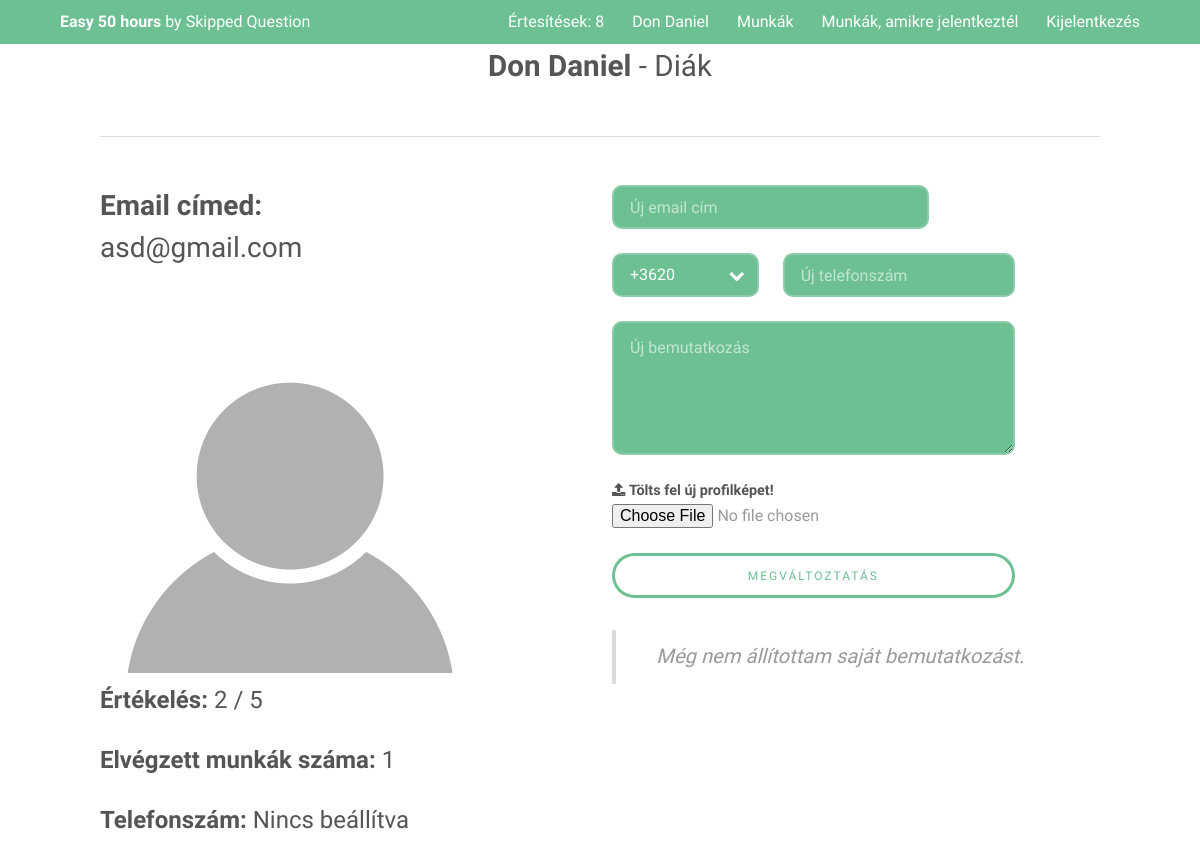
/Profile.php?id=2 (signed in), run on the app's committed database.
### tables this page shows
CREATE TABLE IF NOT EXISTS `felhasznalok` (
  `id` int(11) NOT NULL AUTO_INCREMENT,
  `keresztnev` varchar(255) NOT NULL,
  `vezeteknev` varchar(255) NOT NULL,
  `email` varchar(255) NOT NULL,
  `jelszo` varchar(255) NOT NULL,
  `email_megerosito` varchar(255) NOT NULL,
  `profil_kep_allapot` int(11) NOT NULL DEFAULT '0',
  `felhasznalo_tipus` tinyint(4) NOT NULL,
  `telefonszam` varchar(50) DEFAULT NULL,
  `facebook_id` varchar(255) DEFAULT NULL,
  `bemutatkozas` text,
  `iskola_id` int(11) DEFAULT NULL,
  `diakigazolvany_szam` varchar(255) DEFAULT NULL,
  `oraszam` int(11) DEFAULT NULL,
  PRIMARY KEY (`id`),
  KEY `iskola_id` (`iskola_id`)
);

### Classes/Dbh.php (called while the page is built, shortened)
<?php
class Dbh{
    public function connect(){
        $this->dbServername = "localhost";
        $this->dbUsername = "root";
        $this->password = "";
        $this->dbName = "code4good";
        $this->charset = "utf8mb4";
        try{
        $dsn = 'mysql:host='.$this->dbServername.';dbname='.$this->dbName.';charset='.$this->charset;
        $pdo = new PDO($dsn , $this->dbUsername , $this->password);
        $pdo->setAttribute(PDO::ATTR_ERRMODE, PDO::ERRMODE_EXCEPTION);
        return $pdo;
        }
        catch(PDOException $e){
            echo 'Connection failed: '.$e->getMessage();
        }
    }
}

### Classes/Person.php (called while the page is built, shortened)
<?php
abstract class Person extends Dbh{
    public $id;
    public $hasProfileImage;
    public function setId($id){
        $this->id = $id;
    }
    public function setFirstName($firstName){
        $this->firstName = $firstName;
    }
    public function setLastName($lastName){
        $this->lastName = $lastName;
    }
    public function setEmail($email){
        $this->email = $email;
    }
    public function sethasProfileImage($hasProfileImage){
        if($hasProfileImage == '1'){
            $this->hasProfileImage = TRUE;
        }
        else{
            $this->hasProfileImage = FALSE;
        }
    }
    public function setProfileImageName(){
        if($this->hasProfileImage){
            $profileImageName = "./Uploads/Images/profile*";
            $profileImageInfo = glob($profileImageName);
            $profileImageExt = explode('.', $profileImageInfo[0]);
            $profileImageActualExt = $profileImageExt[2];
            $profileImageName = "profile".$this->id.".".$profileImageActualExt;
            $this->profileImageName = $profileImageName;
        }
        else{
            $this->profileImageName = "default_profile_image.png";
        }
    }
    public function setUserType($userType){
        $this->userType = $userType;
    }
    public function setAllFromDB(){
        $sqlPerson = $this->connect()->prepare("SELECT * FROM felhasznalok WHERE id = ? ;");
        $sqlPerson->execute([$this->id]);
        $person = $sqlPerson->fetch();
        return $person;
    }
    public static function createPerson($id){
        $pdo = new Dbh;
        $sqlUserType = $pdo->connect()->prepare("SELECT felhasznalo_tipus FROM felhasznalok WHERE id = ? ;");
        $sqlUserType->execute([$id]);
        $userType = $sqlUserType->fetch();
        if($userType['felhasznalo_tipus'] === '0'){
            $student = new Student;
            $student->setId($id);
            return $student;
        }
        else if($userType['felhasznalo_tipus'] === '1'){
            $employer = new Employer;
            $employer->setId($id);
            return $employer;
        }
    }
}

### Classes/Student.php (called while the page is built, shortened)
<?php
class Student extends Person{
    public function setAllFromDB(){
        $person = parent::setAllFromDB();
    }
}

### Classes/Rating.php (called while the page is built, shortened)
<?php
class Rating extends Dbh{
    public $id;
    public function setId($id){
        $this->id = $id;
    }
    public function setAllFromDB(){
        $sqlRate = $this->connect()->prepare("SELECT * FROM ertekelesek WHERE id = ?;");
        $sqlRate->execute([$this->id]);
        $rate = $sqlRate->fetch();
        $this->value = $rate['ertekeles'];
    }
}

### Profile.php (the view, shortened to what this page needs)
<?php
include_once 'Header.php';
include_once 'Classes/Rating.php';
$profileId=$_GET['id'];
$visitedUser = Person::createPerson($profileId);
$visitedUser->setAllFromDB();
$visitedUser->setRatingIdsFromDB();
$isProfileOfUser = FALSE;
if($visitedUser->id === $user->id){
    $isProfileOfUser = TRUE;
}
$visitedUser->setProfileImageName();
$profileImageSrc = "Uploads/Images/".$visitedUser->profileImageName;
$ratings = array();
foreach ($visitedUser->ratingIds as $ratingId){
    $rating = new Rating;
    $rating->setId($ratingId);
    $rating->setAllFromDB();
    $ratings[] = $rating;
}
$ratingSum = 0;
foreach ($ratings as $rating){
    $ratingSum += intval($rating->value);
}
if(count($ratings ) !== 0){
    $ratingAverage = $ratingSum / count($ratings);
    $profileRatingAverage = $ratingAverage.' / 5';
}
else{
    $profileRatingAverage = 'Még nem értékelték';
}
if($visitedUser->userType === '1'){
    $numberOfRatingsText = 'Elvégzett kiadott feladatok: ';
    $profileType = "Munkaadó";
} else if($visitedUser->userType === '0'){
    $numberOfRatingsText = 'Elvégzett munkák száma:';
    $profileType = "Diák";
}
if(isset($visitedUser->phoneNumber)){
    $profilePhone = $visitedUser->phoneNumber;
} else{
    $profilePhone = "Nincs beállítva";
}
if(isset($visitedUser->introduction)){
    $profileIntroduction = $visitedUser->introduction;
} else{
    $profileIntroduction = "Még nem állítottam saját bemutatkozást.";
}
?>
<div class="inner 10u 12u$(small)">
    <h2 class="align-center">
        <strong><?= $visitedUser->lastName ?> <?= $visitedUser->firstName ?></strong> - <?= $profileType ?>
    </h2>
    <hr class="major">
    <div class="row">
        <?php if ($isProfileOfUser){
        ?>
        <div class="6u 10u$(small)">
            <div class="8u$ 12u$(small)">
                <h3><b>Email címed: </b><?= $visitedUser->email ?></h3>
            </div>
            <?php
            }
            ?>
            <div class="8u$ 12u$(small)">
                <img src="<?= $profileImageSrc ?>">
            </div>
            <div class="8u$ 12u$(small)">
                <h4><b>Értékelés: </b><?= $profileRatingAverage ?></h4>
            </div>
            <div class="8u$ 12u$(small)">
                <h4><b><?= $numberOfRatingsText ?></b> <?= count($ratings) ?></h4>
            </div>
            <div class="8u$ 12u$(small)">
                <h4><b>Telefonszám: </b><?= $profilePhone ?></h4>
            </div>
        <?php if ($isProfileOfUser){
        ?>
        </div>
        <?php
        }
        if ($isProfileOfUser){
            ?>
            <div class="6u 10u$(small)">
                <form method="POST" action="Handlers/Modify_Profile_Handler.php" enctype="multipart/form-data">
                    <div class="row uniform">
                        <div class="8u$ 10u$(small)">
                             <input type="text" name="email" placeholder="Új email cím">
                        </div>
                        <div class="4u 6u(small) 5u(medium)">
                            <div class="select-wrapper">
                                <select name="provider">
                                    <option value="+3620">+3620</option>
                                </select>
                            </div>
                        </div>
                        <div class="6u$ 10u$(small)">
                            <input type="text" name="phoneNumber" placeholder="Új telefonszám">
                        </div>
                        <div class="10u$ 12u$(small)">
                            <textarea name="introduction" placeholder="Új bemutatkozás" rows="4"></textarea>
                        </div>
                        <div class="10u$ 12u$(small)">
                            <label>
                                <spam class="icon fa-upload">
                                    Tölts fel új profilképet!
                                </spam>
                                <input type="file" accept="image/*" name="profileImage">
                            </label>
                        </div>
                        <div class="10u$ 10u$(small)">
                            <input type="submit" class="fit" name="submit" value="Megváltoztatás">
                        </div>
                    </div>
                </form>
            </div>
            <?php
            }
            ?>
            <div class="fit">
               <blockquote> <?= $profileIntroduction ?></blockquote>
            </div>
    </div>
</div>
<?php
include_once 'Footer.php';

### Header.php (shortened to what this page needs)
<?php
include_once 'Classes/Dbh.php';
include_once 'Classes/Person.php';
include_once 'Classes/Student.php';
$bodyClass = "subpage";
$homePage = 'Welcome.php';
if(isset($_SESSION['userId'])){
    $user = Person::createPerson($_SESSION['userId']);
    $user->setAllFromDB();
    $user->setNotificationIds();
    $numberOfNotificationes = count($user->notificationIds);
}
?>
<!DOCTYPE HTML>
<html>
	<head>
		<link rel="stylesheet" href="assets/css/main.css" />
	</head>
	<body class="<?= $bodyClass; ?>" >
			<header id="header">
				<div class="inner">
					<a href="<?= $homePage ?>" class="logo"><strong>Easy 50 hours</strong> by Skipped Question</a>
                        <nav id="nav">
                            <?php
                                if(!isset($user)){
                            ?>
                                <a href="Login.php">Bejelnetkezés</a>
                                <a href="Diak_Registration.php">Diák vagyok</a>
                                <a href="Munkaado_Registration.php">Munkaadó vagyok</a>
                            <?php
                                }
                                else if(isset($user)){
                            ?>
                                    <a href="Notificationes.php">Értesítések: <?= $numberOfNotificationes?></a>
                                    <a href="Profile.php?id=<?= $user->id ?>"><?= $user->lastName ?> <?= $user->firstName ?></a>
                                    <?php
                                        if($user->userType === '1'){
                                    ?>
                                    <a href="Munkaado_My_Jobs.php">Ajánlataim</a>
                                    <?php
                                        }
                                        else if($user->userType === '0'){
                                    ?>
                                    <a href="Browse_Jobs.php">Munkák</a>
                                    <a href="Welcome.php">Munkák, amikre jelentkeztél</a>
                                    <?php
                                        }
                                    ?>
                                    <a href="Handlers/Logout_Handler.php">Kijelentkezés</a>
                            <?php
                                }
                            ?>
                        </nav>
				</div>
			</header>

### data on the page
felhasznalok: vezeteknev "Don", keresztnev "Daniel", felhasznalo_tipus "Diák", email "asd@gmail.com", felhasznalo_tipus "Elvégzett munkák száma:"

### other printed values
$numberOfNotificationes "8"
$profileRatingAverage "2 / 5"
count($ratings) "1"
$profilePhone "Nincs beállítva"
$profileIntroduction "Még nem állítottam saját bemutatkozást."
